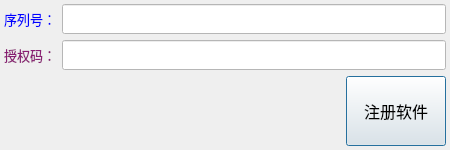
<?xml version="1.0" encoding="UTF-8"?>
<ui version="4.0">
 <class>FramSoftRegisterClass</class>
 <widget class="QDialog" name="FramSoftRegisterClass">
  <property name="geometry">
   <rect>
    <x>0</x>
    <y>0</y>
    <width>450</width>
    <height>150</height>
   </rect>
  </property>
  <property name="minimumSize">
   <size>
    <width>450</width>
    <height>150</height>
   </size>
  </property>
  <property name="maximumSize">
   <size>
    <width>450</width>
    <height>150</height>
   </size>
  </property>
  <property name="windowTitle">
   <string>FramSoftRegister</string>
  </property>
  <layout class="QVBoxLayout" name="verticalLayout">
   <property name="leftMargin">
    <number>4</number>
   </property>
   <property name="topMargin">
    <number>4</number>
   </property>
   <property name="rightMargin">
    <number>4</number>
   </property>
   <property name="bottomMargin">
    <number>4</number>
   </property>
   <item>
    <layout class="QHBoxLayout" name="horizontalLayout">
     <item>
      <widget class="QLabel" name="label">
       <property name="font">
        <font>
         <family>微软雅黑</family>
         <pointsize>10</pointsize>
        </font>
       </property>
       <property name="autoFillBackground">
        <bool>false</bool>
       </property>
       <property name="styleSheet">
        <string notr="true">color: rgb(0, 0, 255);
background: transparent;</string>
       </property>
       <property name="text">
        <string>序列号：</string>
       </property>
      </widget>
     </item>
     <item>
      <widget class="QLineEdit" name="txtSerialNumber">
       <property name="minimumSize">
        <size>
         <width>0</width>
         <height>30</height>
        </size>
       </property>
       <property name="font">
        <font>
         <family>微软雅黑</family>
         <pointsize>9</pointsize>
        </font>
       </property>
       <property name="styleSheet">
        <string notr="true">background-color: rgb(255, 255, 255);</string>
       </property>
       <property name="alignment">
        <set>Qt::AlignCenter</set>
       </property>
       <property name="readOnly">
        <bool>true</bool>
       </property>
      </widget>
     </item>
    </layout>
   </item>
   <item>
    <layout class="QHBoxLayout" name="horizontalLayout_2">
     <item>
      <widget class="QLabel" name="label_2">
       <property name="font">
        <font>
         <family>微软雅黑</family>
         <pointsize>10</pointsize>
        </font>
       </property>
       <property name="styleSheet">
        <string notr="true">color: rgb(137, 30, 115);
background: transparent;</string>
       </property>
       <property name="text">
        <string>授权码：</string>
       </property>
      </widget>
     </item>
     <item>
      <widget class="QLineEdit" name="txtAuthorizationCode">
       <property name="minimumSize">
        <size>
         <width>0</width>
         <height>30</height>
        </size>
       </property>
       <property name="font">
        <font>
         <family>微软雅黑</family>
         <pointsize>9</pointsize>
        </font>
       </property>
       <property name="styleSheet">
        <string notr="true">background-color: rgb(255, 255, 255);</string>
       </property>
       <property name="text">
        <string/>
       </property>
       <property name="alignment">
        <set>Qt::AlignCenter</set>
       </property>
      </widget>
     </item>
    </layout>
   </item>
   <item>
    <layout class="QHBoxLayout" name="horizontalLayout_3">
     <item>
      <spacer name="horizontalSpacer">
       <property name="orientation">
        <enum>Qt::Horizontal</enum>
       </property>
       <property name="sizeHint" stdset="0">
        <size>
         <width>40</width>
         <height>20</height>
        </size>
       </property>
      </spacer>
     </item>
     <item>
      <widget class="QPushButton" name="btnCmdCheckID">
       <property name="minimumSize">
        <size>
         <width>100</width>
         <height>40</height>
        </size>
       </property>
       <property name="maximumSize">
        <size>
         <width>100</width>
         <height>40000</height>
        </size>
       </property>
       <property name="font">
        <font>
         <family>楷体</family>
         <pointsize>12</pointsize>
        </font>
       </property>
       <property name="styleSheet">
        <string notr="true"/>
       </property>
       <property name="text">
        <string>注册软件</string>
       </property>
      </widget>
     </item>
    </layout>
   </item>
  </layout>
 </widget>
 <layoutdefault spacing="6" margin="11"/>
 <resources/>
 <connections/>
</ui>
